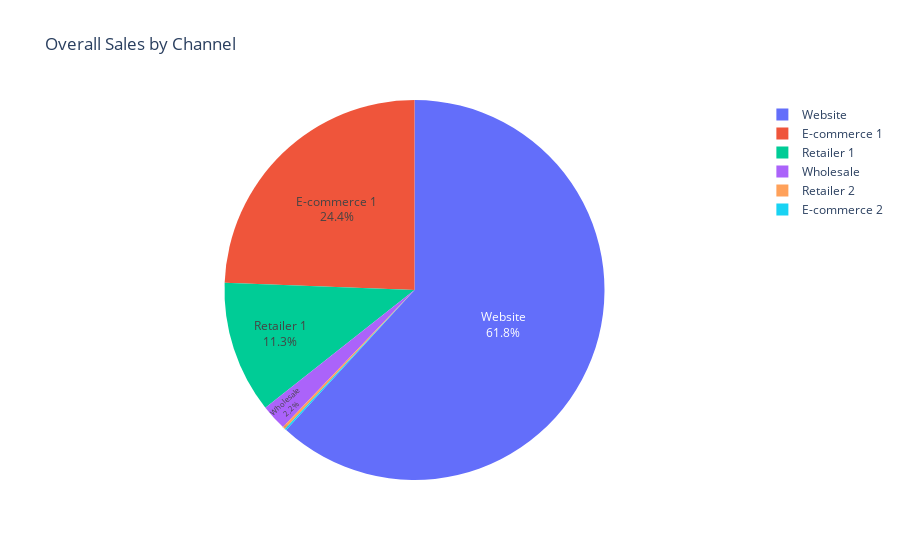

Notebook source saved alongside this figure:
### Code cell
# Plotly pie chart - total sales by "channel" column value
Sales_by_channel_fig = px.pie(per_channel_sales_df, names="channel", values="sales", title="Overall Sales by Channel",
        labels={"channel" : 'Channel', "sales" :'Sales in $'})
Sales_by_channel_fig.update_traces(textposition='inside', textinfo='percent+label')

Sales_by_channel_fig.show()

### Figure 1 — Plotly figure (JSON) as saved in the notebook; plotly's stock layout.template omitted (floating-point values rounded to 4 significant figures)
{"data": [{"domain": {"x": [0, 1], "y": [0, 1]}, "hovertemplate": "Channel=%{label}<br>Sales in $=%{value}<extra></extra>", "labels": ["E-commerce 1", "E-commerce 2", "Retailer 1", "Retailer 2", "Website", "Wholesale"], "legendgroup": "", "name": "", "showlegend": true, "textinfo": "percent+label", "textposition": "inside", "type": "pie", "values": [3188000.0, 19210.0, 1471000.0, 28210.0, 8080000.0, 287100.0]}], "layout": {"legend": {"tracegroupgap": 0}, "title": {"text": "Overall Sales by Channel"}}}
